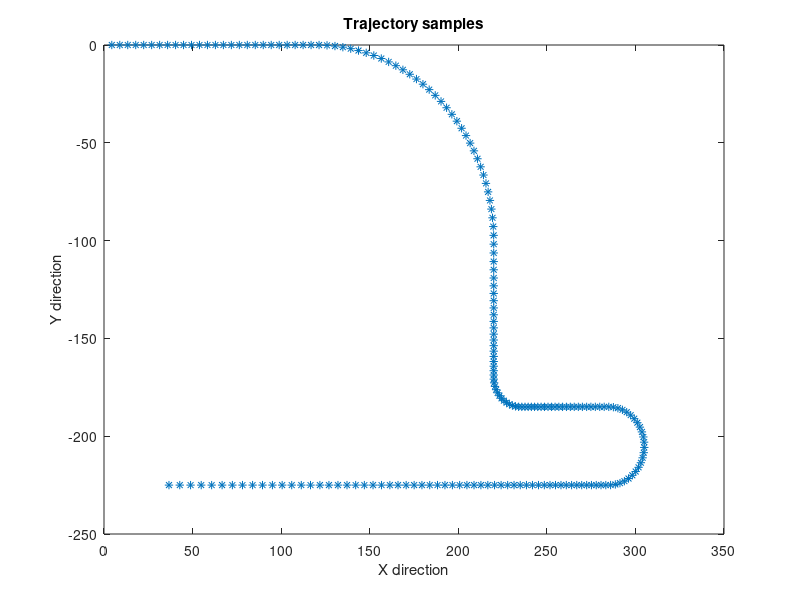
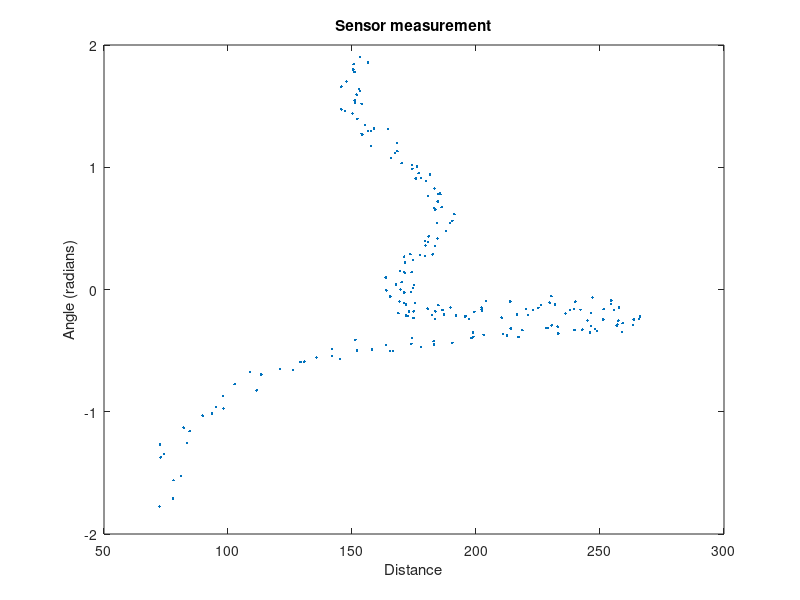

The MATLAB source for these figures, in order: (Note: this script raises an error after producing the figures.)
clc;clear
close all
%% Generate Samples
load('Xk.mat')
s = [50;-150];
len = size(Xk,2);
d = zeros(1,len);
theta = zeros(1,len);
for i = 1:len
    d(i) = sqrt((Xk(1,i)-s(1))^2+(Xk(2,i)-s(2))^2);
    theta(i) = atan2(Xk(2,i)-s(2),Xk(1,i)-s(1));
    %         if theta(i) < 0
    %             theta(i) = theta(i) + pi;
    %         end
end

y_hat = [d + 3*randn(size(d));theta + 0.015*pi*randn(size(theta))];
%y_hat = [d;theta];

figure
plot(Xk(1,:),Xk(2,:),'*')
title('Trajectory samples');
xlabel('X direction');
ylabel('Y direction')

figure
plot(y_hat(1,:),y_hat(2,:),'.')
title('Sensor measurement')
xlabel('Distance');
ylabel('Angle (radians)');

%% Cubature Kalman filter (CV model)
T = 0.3;
v_x = diff(Xk(1,:))/T;
v_y = diff(Xk(2,:))/T;

sigmaCV = 2.7; % motion noise (setting manually)

% dist = zeros(96,1);
% j = 1;
% for sigmaCV = 0.5:0.1:10

A_cv = kron([1 T;0 1],eye(2));
Q_cv = sigmaCV^2*kron([T^3/3 T^2/2;T^2/2 T],eye(2));
R = [3^2 0;0 (0.015*pi)^2];
%R = zeros(2,2);

dim = 4;
P = zeros(dim,dim,len);
x = zeros(dim,len);
P(:,:,1) = eye(dim); % initial covariance
x(:,1) = [Xk(1,1);Xk(2,1);v_x(1);v_y(1)]; % initial state


for i = 2:len
    chi = sigmaPoints(x(:,i-1),P(:,:,i-1),dim); % generate sigma points
    x(:,i) = 1/(2*dim)*sum(A_cv*chi,2); % predicted state
    P(:,:,i) = Q_cv + 1/(2*dim)*motionCov(A_cv,chi,x(:,i),dim); % predicted covariance
    % Update step
    chi = sigmaPoints(x(:,i),P(:,:,i),dim);
    measurements = H_meas(chi,dim,s);
    y = 1/(2*dim)*sum(measurements,2);
    Pxy = 1/(2*dim)*sum(P_xy(measurements, chi, x(:,i), y, dim ),3);
    S = R + 1/(2*dim)*sum(measCov( measurements, dim, y ),3);
    x(:,i) = x(:,i) + Pxy/S*(y_hat(:,i)-y);
    P(:,:,i) = P(:,:,i) - Pxy/S*Pxy';
end

% for idx = 1:len-1
%     dist(j) = dist(j) + (x(:,idx)-[Xk(:,idx);v_x(idx);v_y(idx)])'*(x(:,idx)-[Xk(:,idx);v_x(idx);v_y(idx)]);
% end
% j = j + 1;
% end

figure
hold on
plot(x(1,:),x(2,:),'*')
plot(Xk(1,:),Xk(2,:),'*')
title('Estimation of CV model using cubature rule');
legend('estimation','true trajectory')
xlabel('X direction')
ylabel('Y direction')

figure
hold on
plot(x(3,:),x(4,:),'*')
plot(v_x,v_y)
title('Velocity estimation of CV model using cubature rule');
xlabel('X direction')
ylabel('Y direction')
legend('estimation','true value')

%% Cubature Kalman filter (CA model)
a_x = diff(v_x)/T;
a_y = diff(v_y)/T;

sigmaCA = 0.6; % motion noise (setting manually)
% dist = zeros(96,1);
% j = 1;
% for sigmaCA = 0.5:0.1:10

A_ca = kron([1 T T^2/2;0 1 T;0 0 1],eye(2));
Q_ca = sigmaCA^2*kron([T^5/20 T^4/8 T^3/6;T^4/8 T^3/3 T^2/2;...
    T^3/6 T^2/2 T],eye(2));

dim = 6;
P = zeros(dim,dim,len);
x = zeros(dim,len);
P(:,:,1) = eye(dim); % initial covariance
x(:,1) = [Xk(1,1);Xk(2,1);v_x(1);v_y(1);a_x(1);a_y(1)]; % initial state

for i = 2:len
    chi = sigmaPoints(x(:,i-1),P(:,:,i-1),dim); % generate sigma points
    x(:,i) = 1/(2*dim)*sum(A_ca*chi,2); % predicted state
    P(:,:,i) = Q_ca + 1/(2*dim)*motionCov(A_ca,chi,x(:,i),dim); % predicted covariance
    % Update step
    chi = sigmaPoints(x(:,i),P(:,:,i),dim);
    measurements = H_meas(chi,dim,s);
    y = 1/(2*dim)*sum(measurements,2);
    Pxy = 1/(2*dim)*sum(P_xy( measurements, chi, x(:,i), y, dim ),3);
    S = R + 1/(2*dim)*sum(measCov( measurements, dim, y ),3);
    x(:,i) = x(:,i) + Pxy/S*(y_hat(:,i)-y);
    P(:,:,i) = P(:,:,i) - Pxy/S*Pxy';
end

% for idx = 1:len-2
%     dist(j) = dist(j) + (x(1:4,idx)-[Xk(:,idx);v_x(idx);v_y(idx)])'*(x(1:4,idx)-[Xk(:,idx);v_x(idx);v_y(idx)]);
% end
% j = j + 1;
% end

figure
plot(x(1,:),x(2,:),'*')
title('Estimation of CA model using cubature rule');
xlabel('X direction')
ylabel('Y direction')

figure
hold on
plot(x(3,:),x(4,:),'*')
plot(v_x,v_y)
title('Velocity estimation of CA model using cubature rule');
xlabel('X direction')
ylabel('Y direction')
legend('estimation','true value')

%% Cubature RTS smoother (CV model)
sigmaCV = 2; % motion noise (setting manually)
A_cv = kron([1 T;0 1],eye(2));
Q_cv = sigmaCV^2*kron([T^3/3 T^2/2;T^2/2 T],eye(2));
R = [3^2 0;0 (0.015*pi)^2];
%R = zeros(2,2);

dim = 4;
P_predict = zeros(dim,dim,len-1);
P_update = zeros(dim,dim,len);
x_predict = zeros(dim,len-1);
x_update = zeros(dim,len);
P_update(:,:,1) = eye(dim); % initial covariance
x_update(:,1) = [Xk(1,1);Xk(2,1);v_x(1);v_y(1)]; % initial state

% Forward filtering
for i = 2:len
    chi = sigmaPoints(x_update(:,i-1),P_update(:,:,i-1),dim); % generate sigma points
    x_predict(:,i-1) = 1/(2*dim)*sum(A_cv*chi,2); % predicted state
    P_predict(:,:,i-1) = Q_cv + 1/(2*dim)*motionCov(A_cv,chi,x_predict(:,i-1),dim); % predicted covariance
    % Update step
    chi = sigmaPoints(x_predict(:,i-1),P_predict(:,:,i-1),dim);
    measurements = H_meas(chi,dim,s);
    y = 1/(2*dim)*sum(measurements,2);
    Pxy = 1/(2*dim)*sum(P_xy(measurements,chi,x_predict(:,i-1),y,dim),3);
    S = R + 1/(2*dim)*sum(measCov(measurements,dim,y),3);
    x_update(:,i) = x_predict(:,i-1) + Pxy/S*(y_hat(:,i)-y);
    P_update(:,:,i) = P_predict(:,:,i-1) - Pxy/S*Pxy';
end


x_smooth = zeros(dim,len);
P_smooth = zeros(dim,dim,len);
x_smooth(:,end) = x_update(:,end);
P_smooth(:,:,end) = P_update(:,:,end);
G = zeros(dim,dim,len-1);
% Backward recursion
for i = 1:len-1
    G(:,:,i) = P_update(:,:,end-i)*A_cv'/P_predict(:,:,end-i+1);
    x_smooth(:,end-i) = x_update(:,end-i) + G(:,:,i)*...
        (x_smooth(:,end-i+1) - x_predict(:,end-i+1));
    P_smooth(:,:,end-i) = P_update(:,:,end-i) + G(:,:,i)*...
        (P_smooth(:,:,end-i+1) - P_predict(:,:,end-i+1))*G(:,:,i)';
end


figure
hold on
plot(x_smooth(1,:),x_smooth(2,:),'*')
title('Estimation of CV model using RTS smoother');
xlabel('X direction')
ylabel('Y direction')

%% No measurements between time step 150~175
sigmaCV = 2; % motion noise (setting manually)
A_cv = kron([1 T;0 1],eye(2));
Q_cv = sigmaCV^2*kron([T^3/3 T^2/2;T^2/2 T],eye(2));
R = [3^2 0;0 (0.015*pi)^2];
%R = zeros(2,2);

dim = 4;
P_predict = zeros(dim,dim,len-1);
P_update = zeros(dim,dim,len);
x_predict = zeros(dim,len-1);
x_update = zeros(dim,len);
P_update(:,:,1) = eye(dim); % initial covariance
x_update(:,1) = [Xk(1,1);Xk(2,1);v_x(1);v_y(1)]; % initial state

% Forward filtering
for i = 2:len
    chi = sigmaPoints(x_update(:,i-1),P_update(:,:,i-1),dim); % generate sigma points
    x_predict(:,i-1) = 1/(2*dim)*sum(A_cv*chi,2); % predicted state
    P_predict(:,:,i-1) = Q_cv + 1/(2*dim)*motionCov(A_cv,chi,x_predict(:,i-1),dim); % predicted covariance
    % Update step
    chi = sigmaPoints(x_predict(:,i-1),P_predict(:,:,i-1),dim);
    measurements = H_meas(chi,dim,s);
    y = 1/(2*dim)*sum(measurements,2);
    Pxy = 1/(2*dim)*sum(P_xy(measurements,chi,x_predict(:,i-1),y,dim),3);
    S = R + 1/(2*dim)*sum(measCov(measurements,dim,y),3);
    if i >= 150 && i <= 175
        x_update(:,i) = x_predict(:,i-1);
        P_update(:,:,i) = P_predict(:,:,i-1);
    else
        x_update(:,i) = x_predict(:,i-1) + Pxy/S*(y_hat(:,i)-y);
        P_update(:,:,i) = P_predict(:,:,i-1) - Pxy/S*Pxy';
    end
end


x_smooth = zeros(dim,len);
P_smooth = zeros(dim,dim,len);
x_smooth(:,end) = x_update(:,end);
P_smooth(:,:,end) = P_update(:,:,end);
G = zeros(dim,dim,len-1);
% Backward recursion
for i = 1:len-1
    G(:,:,i) = P_update(:,:,end-i)*A_cv'/P_predict(:,:,end-i+1);
    x_smooth(:,end-i) = x_update(:,end-i) + G(:,:,i)*...
        (x_smooth(:,end-i+1) - x_predict(:,end-i+1));
    P_smooth(:,:,end-i) = P_update(:,:,end-i) + G(:,:,i)*...
        (P_smooth(:,:,end-i+1) - P_predict(:,:,end-i+1))*G(:,:,i)';
end


figure
hold on
plot(x_update(1,:),x_update(2,:),'*')
plot(x_smooth(1,:),x_smooth(2,:),'*')
title('Estimation of CV model using RTS smoother');
xlabel('X direction')
ylabel('Y direction')
legend('Kalman filtering','RTS smoother')

%% MSE for individual state elements
trial = 100;
se_px = zeros(trial,len);
se_py = zeros(trial,len);
se_vx = zeros(trial,len-1);
se_vy = zeros(trial,len-1);
covPosterior = zeros(dim,len,trial);
for t = 1:trial
    y_hat = [d + 3*randn(size(d));theta + 0.015*pi*randn(size(theta))];
    dim = 4;
    P = zeros(dim,dim,len);
    x = zeros(dim,len);
    P(:,:,1) = eye(dim); % initial covariance
    x(:,1) = [Xk(1,1);Xk(2,1);v_x(1);v_y(1)]; % initial state
    
    
    for i = 2:len
        chi = sigmaPoints(x(:,i-1),P(:,:,i-1),dim); % generate sigma points
        x(:,i) = 1/(2*dim)*sum(A_cv*chi,2); % predicted state
        P(:,:,i) = Q_cv + 1/(2*dim)*motionCov(A_cv,chi,x(:,i),dim); % predicted covariance
        % Update step
        chi = sigmaPoints(x(:,i),P(:,:,i),dim);
        measurements = H_meas(chi,dim,s);
        y = 1/(2*dim)*sum(measurements,2);
        Pxy = 1/(2*dim)*sum(P_xy(measurements, chi, x(:,i), y, dim ),3);
        S = R + 1/(2*dim)*sum(measCov( measurements, dim, y ),3);
        x(:,i) = x(:,i) + Pxy/S*(y_hat(:,i)-y);
        P(:,:,i) = P(:,:,i) - Pxy/S*Pxy';
    end
    
    for i = 1:len
        covPosterior(:,i,t) = diag(P(:,:,i));
    end
    se_px(t,:) = (x(1,:) - Xk(1,:)).^2;
    se_py(t,:) = (x(2,:) - Xk(2,:)).^2;
    se_vx(t,:) = (x(3,1:end-1) - v_x).^2;
    se_vy(t,:) = (x(4,1:end-1) - v_y).^2;
    
end
mse_px = mean(se_px);
mse_py = mean(se_py);
mse_vx = mean(se_vx);
mse_vy = mean(se_vy);

averageCov = mean(covPosterior,3);

figure
hold on
plot(averageCov');
xlabel('time step')
ylabel('posterior covariance')
title('Average Posterior covariance of individual state over 100 simulations')
legend('position x','position y','velocity x','velocity y')

figure
hold on
plot(mse_px)
plot(mse_py)
plot(mse_vx)
plot(mse_vy)
xlabel('time step')
ylabel('mean square error')
title('Mean square error of individual state over 100 simulations')
legend('position x','position y','velocity x','velocity y')
